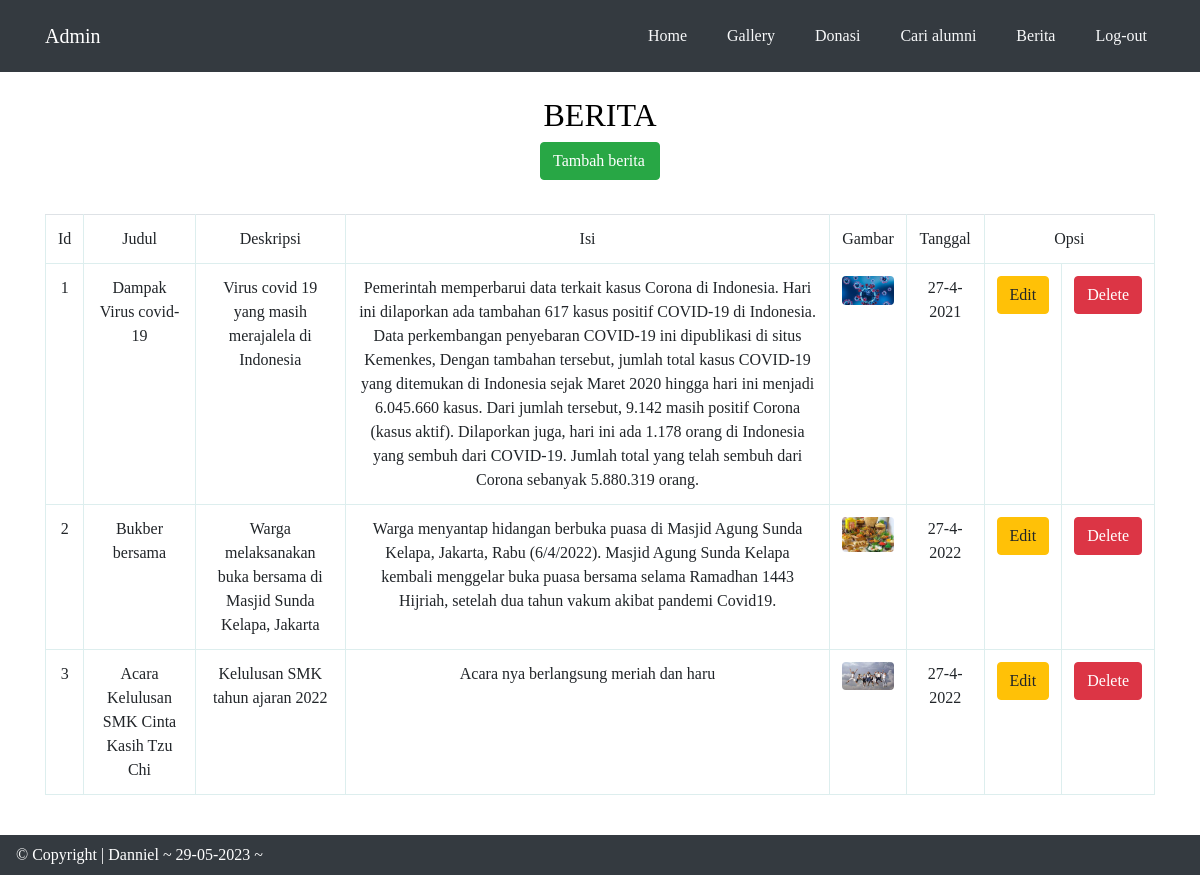
Page /admin/backend/berita.php on the committed database.
### tables this page shows
CREATE TABLE `berita` (
  `id` int(5) UNSIGNED NOT NULL,
  `judul` varchar(100) NOT NULL DEFAULT '',
  `deskripsi` text NOT NULL,
  `isi` text NOT NULL,
  `gambar` varchar(255) NOT NULL,
  `tanggal` varchar(255) NOT NULL
);

### admin/backend/berita.php (the view, shortened to what this page needs)
<!DOCTYPE html>
<html lang="en">
<head>
    <link rel="stylesheet" href="https://stackpath.bootstrapcdn.com/bootstrap/4.1.3/css/bootstrap.min.css">
</head>
<body>
    <nav class='navbar navbar-expand-lg navbar-dark bg-dark text-light '>
    <div class="container">
        <a href="../index.php" class="navbar-brand">Admin</a>
        <ul class="navbar-nav ml-auto pt-2 pb-2">
            <li class="nav-item">
                <a href="../index.php" class="nav-link text-light">Home</a>
            </li>
            <li class="nav-item ml-4">
                <a href="gallery.php" class="nav-link text-light"> Gallery </a>
            </li>
            <li class="nav-item ml-4">
                <a href="donasi.php" class="nav-link text-light"> Donasi </a>
            </li>
            <li class="nav-item ml-4">
                <a href="cari.php" class="nav-link text-light"> Cari alumni </a>
            </li>
            <li class="nav-item ml-4">
                <a href="berita.php" class="nav-link text-light"> Berita </a>
            </li>
            <li class="nav-item ml-4">
                <a href="../logout.php" class="nav-link text-light"> Log-out </a>
            </li>
        </ul>
    </div>
</nav>
<div class="container">
    <br>
<center> <h2>Berita</h2> </center>
   <a class="btn btn-success d-flex mx-auto" style="width: 120px" href="input1.php">Tambah berita</a>
   <br>
   <div class= table-responsive>
    <table class="table">
        <thead>
            <tr>
                <td>Id</td>
                <td>Judul</td>
                <td>Deskripsi</td>
                <td>Isi</td>
                <td width='60px'>Gambar</td>
                <td>Tanggal</td>
                <td colspan="2" >Opsi</td>
            </tr>
        </thead>
        <tbody>
        <?php
        include "koneksi.php";
        $no = 1;
        $query = mysqli_query($kon, 'SELECT * FROM berita');
        while ($data = mysqli_fetch_array($query)) {
        ?>
            <tr>
                <td><?php echo $no++ ?></td>
                <td><?php echo $data['judul'] ?></td>
                <td><?php echo $data['deskripsi'] ?></td>
                <td><?php echo $data['isi'] ?></td>
                <td><img src="gambar1/<?php echo $data['gambar'];?>" class="rounded" width='100%' alt="Cinque Terre"></td>
                <td><?php echo $data['tanggal'] ?></td>
                <td><a class="btn btn-warning" href="edt1.php?id=<?php echo $data['id']; ?>">Edit</a></td>
				<td><a class="btn btn-danger" href="delete1.php?id=<?php echo $data['id']; ?>">Delete</a></td>
            </tr>
        <?php } ?>
        </tbody>
    </table>
        </div>
</div>
                    <br>
            <div class="navbar bg-dark">
            <div style="color: #fff;"> &copy Copyright | Danniel ~ <?php $tgl=date('d-m-Y'); echo $tgl; ?> ~
            </div>
</body>
</html>

### admin/backend/berita.php (style rules this page uses)
* { font-family: "Trebuchet MS"; }
h2 { text-transform: uppercase; color: Black; font-family: "Times new roman"; }
table { border: 1px solid #ddeeee; border-collapse: collapse; border-spacing: 0; width: 70%; margin: 10px auto 10px auto; }
th, td { border: 1px solid #ddeeee; padding: 20px; text-align: center; font-family: "Times new roman"; }
ul,li,a { font-family: "Times new roman"; }

### rows in the picture
berita: judul "Dampak Virus covid-19", deskripsi "Virus covid 19 yang masih merajalela di Indonesia", isi "Pemerintah memperbarui data terkait kasus Corona di Indonesia. Hari ini dilaporkan ada tambahan 617 kasus positif COVID-19 di Indonesia. Data perkembangan penyebaran COVID-19 ini dipublikasi di situs Kemenkes, Dengan tambahan tersebut, jumlah total kasus COVID-19 yang ditemukan di Indonesia sejak Maret 2020 hingga hari ini menjadi 6.045.660 kasus. Dari jumlah tersebut, 9.142 masih positif Corona (kasus aktif). Dilaporkan juga, hari ini ada 1.178 orang di Indonesia yang sembuh dari COVID-19. Jumlah total yang telah sembuh dari Corona sebanyak 5.880.319 orang.", gambar (picture), tanggal "27-4-2021"
berita: judul "Bukber bersama", deskripsi "Warga melaksanakan buka bersama di Masjid Sunda Kelapa, Jakarta", isi "Warga menyantap hidangan berbuka puasa di Masjid Agung Sunda Kelapa, Jakarta, Rabu (6/4/2022). Masjid Agung Sunda Kelapa kembali menggelar buka puasa bersama selama Ramadhan 1443 Hijriah, setelah dua tahun vakum akibat pandemi Covid19.", gambar (picture), tanggal "27-4-2022"
berita: judul "Acara Kelulusan SMK Cinta Kasih Tzu Chi", deskripsi "Kelulusan SMK tahun ajaran 2022", isi "Acara nya berlangsung meriah dan haru", gambar (picture), tanggal "27-4-2022"
